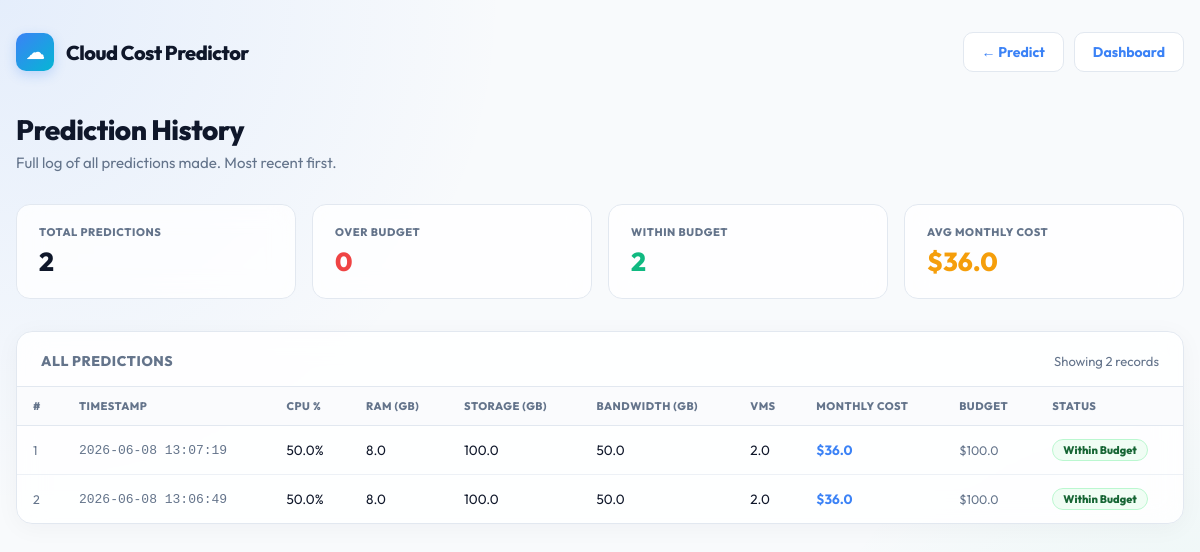
The app's page /history with its own data.
### tables this page shows
CREATE TABLE predictions (
            id INTEGER PRIMARY KEY AUTOINCREMENT,
            timestamp TEXT,
            cpu_usage REAL,
            memory_gb REAL,
            storage_gb REAL,
            bandwidth_gb REAL,
            vm_count REAL,
            monthly_budget REAL,
            hourly_cost REAL,
            daily_cost REAL,
            monthly_cost REAL,
            budget_status TEXT,
            recommendations TEXT
        );

### app.py (the view)
@app.route('/history')
def history_page():
    all_history = load_history(limit=200)
    return render_template(
        "history.html",
        history=all_history,
        dataset_context=load_dataset_context(),
    )

### app.py (called while the page is built, shortened)
def load_metrics():
    if not METRICS_PATH.exists():
        return None
    with open(METRICS_PATH, "r", encoding="utf-8") as file:
        return json.load(file)

def load_dataset_context():
    metrics = load_metrics()
    if metrics and "dataset" in metrics:
        ds = metrics["dataset"]
        ranges = {}
        feature_ranges = ds.get("feature_ranges", {})
        for feature in FEATURES:
            col = feature["column"]
            if col in feature_ranges:
                ranges[feature["field"]] = feature_ranges[col]
        return {
            "ranges": ranges,
            "rows": ds.get("rows", 0),
            "providers": ds.get("providers", []),
            "regions": ds.get("regions", []),
            "vm_types": ds.get("vm_types", []),
            "features": FEATURES,
            "column_mappings": ds.get("column_mappings", {}),
            "source_file": ds.get("source_file", ""),
        }

def load_history(limit=50):
    database_url = os.environ.get("DATABASE_URL")
    if not database_url and not DB_PATH.exists():
        return []
    try:
        rows = execute_query("""
            SELECT timestamp, cpu_usage, memory_gb, storage_gb, bandwidth_gb, vm_count,
                   monthly_budget, hourly_cost, daily_cost, monthly_cost, budget_status, recommendations
            FROM predictions
            ORDER BY id DESC
            LIMIT ?
        """, (limit,), fetch=True)
        return rows if rows else []
    except Exception as e:
        print(f"Error loading history: {e}")
        return []

### templates/history.html (shortened to what this page needs)
<!DOCTYPE html>
<html lang="en">
<head>
</head>
<body>
<main>
    <nav>
        <a class="brand" href="/">
            <div class="brand-mark">☁</div>
            Cloud Cost Predictor
        </a>
        <div class="nav-links">
            <a class="nav-link" href="/">← Predict</a>
            <a class="nav-link" href="/dashboard">Dashboard</a>
        </div>
    </nav>
    <div class="page-header">
        <h1>Prediction History</h1>
        <p>Full log of all predictions made. Most recent first.</p>
    </div>
    {% if history %}
        {% set total = history | length %}
        {% set over_count = history | selectattr('budget_status', 'equalto', 'Over budget') | list | length %}
        {% set within_count = history | selectattr('budget_status', 'equalto', 'Within budget') | list | length %}
        {% set costs = history | map(attribute='monthly_cost') | map('float') | list %}
        <div class="stats-row">
            <div class="stat-card">
                <div class="stat-label">Total Predictions</div>
                <div class="stat-value">{{ total }}</div>
            </div>
            <div class="stat-card">
                <div class="stat-label">Over Budget</div>
                <div class="stat-value red">{{ over_count }}</div>
            </div>
            <div class="stat-card">
                <div class="stat-label">Within Budget</div>
                <div class="stat-value green">{{ within_count }}</div>
            </div>
            <div class="stat-card">
                <div class="stat-label">Avg Monthly Cost</div>
                <div class="stat-value amber">${{ (costs | sum / total) | round(2) }}</div>
            </div>
        </div>
        <div class="table-panel">
            <div class="table-header">
                <h2>All Predictions</h2>
                <span style="font-size:13px; color:var(--muted);">Showing {{ total }} record{{ 's' if total != 1 }}</span>
            </div>
            <div style="overflow-x: auto;">
                <table>
                    <thead>
                        <tr>
                            <th>#</th>
                            <th>Timestamp</th>
                            <th>CPU %</th>
                            <th>RAM (GB)</th>
                            <th>Storage (GB)</th>
                            <th class="hide-mobile">Bandwidth (GB)</th>
                            <th>VMs</th>
                            <th>Monthly Cost</th>
                            <th>Budget</th>
                            <th>Status</th>
                        </tr>
                    </thead>
                    <tbody>
                        {% for row in history %}
                        <tr>
                            <td class="muted">{{ loop.index }}</td>
                            <td class="muted mono">{{ row.timestamp }}</td>
                            <td>{{ row.cpu_usage | float | round(1) }}%</td>
                            <td>{{ row.memory_gb | float | round(2) }}</td>
                            <td>{{ row.storage_gb | float | round(1) }}</td>
                            <td class="hide-mobile">{{ row.bandwidth_gb | float | round(1) }}</td>
                            <td>{{ row.vm_count }}</td>
                            <td class="cost-cell">${{ row.monthly_cost | float | round(2) }}</td>
                            <td class="muted">{% if row.monthly_budget %}${{ row.monthly_budget | float | round(2) }}{% else %}—{% endif %}</td>
                            <td>
                                {% if row.budget_status == 'Over budget' %}
                                    <span class="badge over">Over Budget</span>
                                {% elif row.budget_status == 'Within budget' %}
                                    <span class="badge within">Within Budget</span>
                                {% else %}
                                    <span class="badge none">No Budget</span>
                                {% endif %}
                            </td>
                        </tr>
                        {% endfor %}
                    </tbody>
                </table>
            </div>
        </div>
    {% endif %}
</main>
</body>
</html>

### templates/history.html (style rules this page uses)
* { box-sizing: border-box; margin: 0; padding: 0; }
:root { --bg: #f8fafc; --ink: #0f172a; --muted: #64748b; --line: #e2e8f0; --panel: #ffffff; --blue: #3b82f6; --cyan: #06b6d4; --green: #10b981; --amber: #f59e0b; --red: #ef4444; --gradient: linear-gradient(135deg, #3b82f6, #06b6d4); --shadow: 0 20px 40px rgba(15,23,42,0.06); }
body { font-family: 'Outfit', Arial, sans-serif; background: radial-gradient(circle at top left, rgba(59,130,246,0.1), transparent 35%), radial-gradient(circle at bottom right, rgba(16,185,129,0.08), transparent 30%), var(--bg); color: var(--ink); min-height: 100vh; -webkit-font-smoothing: antialiased; }
main { width: min(1200px, calc(100% - 32px)); margin: 0 auto; padding: 32px 0 80px; }
nav { display: flex; justify-content: space-between; align-items: center; gap: 16px; margin-bottom: 40px; flex-wrap: wrap; }
.brand { display: flex; align-items: center; gap: 12px; font-weight: 800; font-size: 20px; letter-spacing: -0.5px; text-decoration: none; color: var(--ink); }
.brand-mark { display: grid; width: 38px; height: 38px; place-items: center; border-radius: 10px; background: var(--gradient); color: #fff; font-weight: 800; font-size: 18px; box-shadow: 0 4px 12px rgba(59,130,246,0.25); }
.nav-links { display: flex; gap: 10px; }
.nav-link { border: 1px solid var(--line); border-radius: 10px; background: #fff; color: var(--blue); padding: 10px 18px; font-size: 14px; font-weight: 700; text-decoration: none; transition: all 0.2s ease; }
.page-header { margin-bottom: 32px; }
.page-header h1 { font-size: 28px; font-weight: 800; letter-spacing: -0.5px; }
.page-header p { color: var(--muted); margin-top: 6px; font-size: 15px; }
.stats-row { display: grid; grid-template-columns: repeat(4, 1fr); gap: 16px; margin-bottom: 32px; }
.stat-card { background: rgba(255,255,255,0.8); border: 1px solid var(--line); border-radius: 14px; padding: 20px 22px; backdrop-filter: blur(12px); }
.stat-label { font-size: 11px; font-weight: 800; color: var(--muted); text-transform: uppercase; letter-spacing: 0.6px; }
.stat-value { font-size: 26px; font-weight: 800; margin-top: 6px; color: var(--ink); }
.stat-value.green { color: var(--green); }
.stat-value.red { color: var(--red); }
.stat-value.amber { color: var(--amber); }
.table-panel { background: rgba(255,255,255,0.85); border: 1px solid var(--line); border-radius: 16px; overflow: hidden; backdrop-filter: blur(14px); box-shadow: 0 4px 24px rgba(15,23,42,0.04); }
.table-header { padding: 20px 24px 16px; border-bottom: 1px solid var(--line); display: flex; align-items: center; justify-content: space-between; }
.table-header h2 { font-size: 14px; font-weight: 800; color: var(--muted); text-transform: uppercase; letter-spacing: 0.6px; }
table { width: 100%; border-collapse: collapse; font-size: 13.5px; }
thead th { padding: 12px 16px; text-align: left; font-size: 11px; font-weight: 800; color: var(--muted); text-transform: uppercase; letter-spacing: 0.5px; border-bottom: 1px solid var(--line); background: rgba(248,250,252,0.7); white-space: nowrap; }
tbody tr { border-bottom: 1px solid rgba(226,232,240,0.6); transition: background 0.15s; }
tbody tr:last-child { border-bottom: none; }
td { padding: 13px 16px; vertical-align: middle; color: var(--ink); }
td.muted { color: var(--muted); font-size: 12.5px; }
td.mono { font-family: monospace; font-size: 13px; }
.badge { display: inline-block; padding: 3px 10px; border-radius: 999px; font-size: 11px; font-weight: 800; }
.badge.within { background: #f0fdf4; color: #166534; border: 1px solid #bbf7d0; }
.cost-cell { font-weight: 700; color: var(--blue); }

### records on screen
predictions: timestamp "2026-06-08 13:07:19", cpu_usage "50.0", memory_gb "8.0", storage_gb "100.0", bandwidth_gb "50.0", vm_count "2.0", monthly_cost "36.0", monthly_budget "100.0", budget_status "Within Budget"
predictions: timestamp "2026-06-08 13:06:49", cpu_usage "50.0", memory_gb "8.0", storage_gb "100.0", bandwidth_gb "50.0", vm_count "2.0", monthly_cost "36.0", monthly_budget "100.0", budget_status "Within Budget"

### other values on screen
{{ total }} "2"
{{ over_count }} "0"
{{ within_count }} "2"
{{ (costs | sum / total) | round(2) }} "36.0"
{{ 's' if total != 1 }} "s"
